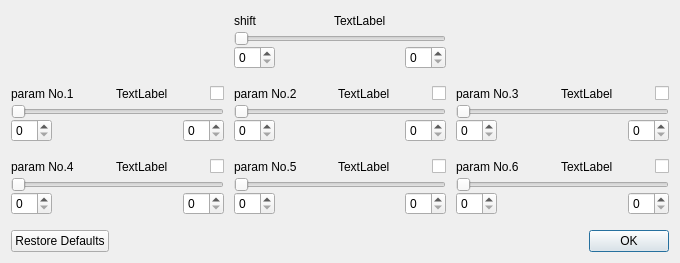
<?xml version="1.0" encoding="UTF-8"?>
<ui version="4.0">
 <class>Dialog6</class>
 <widget class="QDialog" name="Dialog6">
  <property name="geometry">
   <rect>
    <x>0</x>
    <y>0</y>
    <width>680</width>
    <height>263</height>
   </rect>
  </property>
  <property name="maximumSize">
   <size>
    <width>680</width>
    <height>337</height>
   </size>
  </property>
  <property name="windowTitle">
   <string>Manual Fit</string>
  </property>
  <layout class="QGridLayout" name="gridLayout">
   <property name="horizontalSpacing">
    <number>10</number>
   </property>
   <item row="3" column="0" colspan="3">
    <widget class="QDialogButtonBox" name="buttonBox">
     <property name="orientation">
      <enum>Qt::Horizontal</enum>
     </property>
     <property name="standardButtons">
      <set>QDialogButtonBox::Ok|QDialogButtonBox::RestoreDefaults</set>
     </property>
    </widget>
   </item>
   <item row="2" column="1">
    <layout class="QFormLayout" name="formLayout_5">
     <property name="verticalSpacing">
      <number>0</number>
     </property>
     <item row="2" column="0" colspan="2">
      <layout class="QHBoxLayout" name="horizontalLayout_10">
       <property name="spacing">
        <number>0</number>
       </property>
       <item>
        <widget class="QSpinBox" name="spb9"/>
       </item>
       <item>
        <spacer name="horizontalSpacer_19">
         <property name="orientation">
          <enum>Qt::Horizontal</enum>
         </property>
         <property name="sizeHint" stdset="0">
          <size>
           <width>40</width>
           <height>20</height>
          </size>
         </property>
        </spacer>
       </item>
       <item>
        <spacer name="horizontalSpacer_20">
         <property name="orientation">
          <enum>Qt::Horizontal</enum>
         </property>
         <property name="sizeHint" stdset="0">
          <size>
           <width>40</width>
           <height>20</height>
          </size>
         </property>
        </spacer>
       </item>
       <item>
        <widget class="QSpinBox" name="spb10"/>
       </item>
      </layout>
     </item>
     <item row="0" column="0" colspan="2">
      <layout class="QHBoxLayout" name="horizontalLayout_9">
       <property name="spacing">
        <number>16</number>
       </property>
       <item>
        <widget class="QLabel" name="lNm5">
         <property name="text">
          <string>param No.5</string>
         </property>
        </widget>
       </item>
       <item>
        <spacer name="horizontalSpacer_17">
         <property name="orientation">
          <enum>Qt::Horizontal</enum>
         </property>
         <property name="sizeHint" stdset="0">
          <size>
           <width>40</width>
           <height>20</height>
          </size>
         </property>
        </spacer>
       </item>
       <item>
        <widget class="QLabel" name="lDig5">
         <property name="text">
          <string>TextLabel</string>
         </property>
        </widget>
       </item>
       <item>
        <spacer name="horizontalSpacer_18">
         <property name="orientation">
          <enum>Qt::Horizontal</enum>
         </property>
         <property name="sizeHint" stdset="0">
          <size>
           <width>40</width>
           <height>20</height>
          </size>
         </property>
        </spacer>
       </item>
       <item>
        <widget class="QCheckBox" name="chb5">
         <property name="text">
          <string/>
         </property>
        </widget>
       </item>
      </layout>
     </item>
     <item row="1" column="0" colspan="2">
      <widget class="QSlider" name="sld5">
       <property name="orientation">
        <enum>Qt::Horizontal</enum>
       </property>
      </widget>
     </item>
    </layout>
   </item>
   <item row="2" column="2">
    <layout class="QFormLayout" name="formLayout_6">
     <property name="verticalSpacing">
      <number>0</number>
     </property>
     <item row="2" column="0" colspan="2">
      <layout class="QHBoxLayout" name="horizontalLayout_12">
       <property name="spacing">
        <number>0</number>
       </property>
       <item>
        <widget class="QSpinBox" name="spb11"/>
       </item>
       <item>
        <spacer name="horizontalSpacer_23">
         <property name="orientation">
          <enum>Qt::Horizontal</enum>
         </property>
         <property name="sizeHint" stdset="0">
          <size>
           <width>40</width>
           <height>20</height>
          </size>
         </property>
        </spacer>
       </item>
       <item>
        <spacer name="horizontalSpacer_24">
         <property name="orientation">
          <enum>Qt::Horizontal</enum>
         </property>
         <property name="sizeHint" stdset="0">
          <size>
           <width>40</width>
           <height>20</height>
          </size>
         </property>
        </spacer>
       </item>
       <item>
        <widget class="QSpinBox" name="spb12"/>
       </item>
      </layout>
     </item>
     <item row="0" column="0" colspan="2">
      <layout class="QHBoxLayout" name="horizontalLayout_11">
       <property name="spacing">
        <number>16</number>
       </property>
       <item>
        <widget class="QLabel" name="lNm6">
         <property name="text">
          <string>param No.6</string>
         </property>
        </widget>
       </item>
       <item>
        <spacer name="horizontalSpacer_21">
         <property name="orientation">
          <enum>Qt::Horizontal</enum>
         </property>
         <property name="sizeHint" stdset="0">
          <size>
           <width>40</width>
           <height>20</height>
          </size>
         </property>
        </spacer>
       </item>
       <item>
        <widget class="QLabel" name="lDig6">
         <property name="text">
          <string>TextLabel</string>
         </property>
        </widget>
       </item>
       <item>
        <spacer name="horizontalSpacer_22">
         <property name="orientation">
          <enum>Qt::Horizontal</enum>
         </property>
         <property name="sizeHint" stdset="0">
          <size>
           <width>40</width>
           <height>20</height>
          </size>
         </property>
        </spacer>
       </item>
       <item>
        <widget class="QCheckBox" name="chb6">
         <property name="text">
          <string/>
         </property>
        </widget>
       </item>
      </layout>
     </item>
     <item row="1" column="0" colspan="2">
      <widget class="QSlider" name="sld6">
       <property name="orientation">
        <enum>Qt::Horizontal</enum>
       </property>
      </widget>
     </item>
    </layout>
   </item>
   <item row="1" column="1">
    <layout class="QFormLayout" name="formLayout_2">
     <property name="verticalSpacing">
      <number>0</number>
     </property>
     <item row="2" column="0" colspan="2">
      <layout class="QHBoxLayout" name="horizontalLayout_4">
       <property name="spacing">
        <number>0</number>
       </property>
       <item>
        <widget class="QSpinBox" name="spb3"/>
       </item>
       <item>
        <spacer name="horizontalSpacer_7">
         <property name="orientation">
          <enum>Qt::Horizontal</enum>
         </property>
         <property name="sizeHint" stdset="0">
          <size>
           <width>40</width>
           <height>20</height>
          </size>
         </property>
        </spacer>
       </item>
       <item>
        <spacer name="horizontalSpacer_8">
         <property name="orientation">
          <enum>Qt::Horizontal</enum>
         </property>
         <property name="sizeHint" stdset="0">
          <size>
           <width>40</width>
           <height>20</height>
          </size>
         </property>
        </spacer>
       </item>
       <item>
        <widget class="QSpinBox" name="spb4"/>
       </item>
      </layout>
     </item>
     <item row="0" column="0" colspan="2">
      <layout class="QHBoxLayout" name="horizontalLayout_3">
       <property name="spacing">
        <number>16</number>
       </property>
       <item>
        <widget class="QLabel" name="lNm2">
         <property name="text">
          <string>param No.2</string>
         </property>
        </widget>
       </item>
       <item>
        <spacer name="horizontalSpacer_5">
         <property name="orientation">
          <enum>Qt::Horizontal</enum>
         </property>
         <property name="sizeHint" stdset="0">
          <size>
           <width>40</width>
           <height>20</height>
          </size>
         </property>
        </spacer>
       </item>
       <item>
        <widget class="QLabel" name="lDig2">
         <property name="text">
          <string>TextLabel</string>
         </property>
        </widget>
       </item>
       <item>
        <spacer name="horizontalSpacer_6">
         <property name="orientation">
          <enum>Qt::Horizontal</enum>
         </property>
         <property name="sizeHint" stdset="0">
          <size>
           <width>40</width>
           <height>20</height>
          </size>
         </property>
        </spacer>
       </item>
       <item>
        <widget class="QCheckBox" name="chb2">
         <property name="text">
          <string/>
         </property>
        </widget>
       </item>
      </layout>
     </item>
     <item row="1" column="0" colspan="2">
      <widget class="QSlider" name="sld2">
       <property name="orientation">
        <enum>Qt::Horizontal</enum>
       </property>
      </widget>
     </item>
    </layout>
   </item>
   <item row="2" column="0">
    <layout class="QFormLayout" name="formLayout_4">
     <property name="verticalSpacing">
      <number>0</number>
     </property>
     <item row="2" column="0" colspan="2">
      <layout class="QHBoxLayout" name="horizontalLayout_8">
       <property name="spacing">
        <number>0</number>
       </property>
       <item>
        <widget class="QSpinBox" name="spb7"/>
       </item>
       <item>
        <spacer name="horizontalSpacer_15">
         <property name="orientation">
          <enum>Qt::Horizontal</enum>
         </property>
         <property name="sizeHint" stdset="0">
          <size>
           <width>40</width>
           <height>20</height>
          </size>
         </property>
        </spacer>
       </item>
       <item>
        <spacer name="horizontalSpacer_16">
         <property name="orientation">
          <enum>Qt::Horizontal</enum>
         </property>
         <property name="sizeHint" stdset="0">
          <size>
           <width>40</width>
           <height>20</height>
          </size>
         </property>
        </spacer>
       </item>
       <item>
        <widget class="QSpinBox" name="spb8"/>
       </item>
      </layout>
     </item>
     <item row="0" column="0" colspan="2">
      <layout class="QHBoxLayout" name="horizontalLayout_7">
       <property name="spacing">
        <number>16</number>
       </property>
       <item>
        <widget class="QLabel" name="lNm4">
         <property name="text">
          <string>param No.4</string>
         </property>
        </widget>
       </item>
       <item>
        <spacer name="horizontalSpacer_13">
         <property name="orientation">
          <enum>Qt::Horizontal</enum>
         </property>
         <property name="sizeHint" stdset="0">
          <size>
           <width>40</width>
           <height>20</height>
          </size>
         </property>
        </spacer>
       </item>
       <item>
        <widget class="QLabel" name="lDig4">
         <property name="text">
          <string>TextLabel</string>
         </property>
        </widget>
       </item>
       <item>
        <spacer name="horizontalSpacer_14">
         <property name="orientation">
          <enum>Qt::Horizontal</enum>
         </property>
         <property name="sizeHint" stdset="0">
          <size>
           <width>40</width>
           <height>20</height>
          </size>
         </property>
        </spacer>
       </item>
       <item>
        <widget class="QCheckBox" name="chb4">
         <property name="text">
          <string/>
         </property>
        </widget>
       </item>
      </layout>
     </item>
     <item row="1" column="0" colspan="2">
      <widget class="QSlider" name="sld4">
       <property name="orientation">
        <enum>Qt::Horizontal</enum>
       </property>
      </widget>
     </item>
    </layout>
   </item>
   <item row="1" column="0">
    <layout class="QFormLayout" name="formLayout_1">
     <property name="verticalSpacing">
      <number>0</number>
     </property>
     <item row="2" column="0" colspan="2">
      <layout class="QHBoxLayout" name="horizontalLayout_2">
       <property name="spacing">
        <number>0</number>
       </property>
       <item>
        <widget class="QSpinBox" name="spb1"/>
       </item>
       <item>
        <spacer name="horizontalSpacer_3">
         <property name="orientation">
          <enum>Qt::Horizontal</enum>
         </property>
         <property name="sizeHint" stdset="0">
          <size>
           <width>40</width>
           <height>20</height>
          </size>
         </property>
        </spacer>
       </item>
       <item>
        <spacer name="horizontalSpacer_4">
         <property name="orientation">
          <enum>Qt::Horizontal</enum>
         </property>
         <property name="sizeHint" stdset="0">
          <size>
           <width>40</width>
           <height>20</height>
          </size>
         </property>
        </spacer>
       </item>
       <item>
        <widget class="QSpinBox" name="spb2"/>
       </item>
      </layout>
     </item>
     <item row="0" column="0" colspan="2">
      <layout class="QHBoxLayout" name="horizontalLayout_1">
       <property name="spacing">
        <number>16</number>
       </property>
       <item>
        <widget class="QLabel" name="lNm1">
         <property name="text">
          <string>param No.1</string>
         </property>
        </widget>
       </item>
       <item>
        <spacer name="horizontalSpacer_1">
         <property name="orientation">
          <enum>Qt::Horizontal</enum>
         </property>
         <property name="sizeHint" stdset="0">
          <size>
           <width>40</width>
           <height>20</height>
          </size>
         </property>
        </spacer>
       </item>
       <item>
        <widget class="QLabel" name="lDig1">
         <property name="text">
          <string>TextLabel</string>
         </property>
        </widget>
       </item>
       <item>
        <spacer name="horizontalSpacer_2">
         <property name="orientation">
          <enum>Qt::Horizontal</enum>
         </property>
         <property name="sizeHint" stdset="0">
          <size>
           <width>40</width>
           <height>20</height>
          </size>
         </property>
        </spacer>
       </item>
       <item>
        <widget class="QCheckBox" name="chb1">
         <property name="text">
          <string/>
         </property>
        </widget>
       </item>
      </layout>
     </item>
     <item row="1" column="0" colspan="2">
      <widget class="QSlider" name="sld1">
       <property name="orientation">
        <enum>Qt::Horizontal</enum>
       </property>
      </widget>
     </item>
    </layout>
   </item>
   <item row="1" column="2">
    <layout class="QFormLayout" name="formLayout_3">
     <property name="verticalSpacing">
      <number>0</number>
     </property>
     <item row="2" column="0" colspan="2">
      <layout class="QHBoxLayout" name="horizontalLayout_6">
       <property name="spacing">
        <number>0</number>
       </property>
       <item>
        <widget class="QSpinBox" name="spb5"/>
       </item>
       <item>
        <spacer name="horizontalSpacer_11">
         <property name="orientation">
          <enum>Qt::Horizontal</enum>
         </property>
         <property name="sizeHint" stdset="0">
          <size>
           <width>40</width>
           <height>20</height>
          </size>
         </property>
        </spacer>
       </item>
       <item>
        <spacer name="horizontalSpacer_12">
         <property name="orientation">
          <enum>Qt::Horizontal</enum>
         </property>
         <property name="sizeHint" stdset="0">
          <size>
           <width>40</width>
           <height>20</height>
          </size>
         </property>
        </spacer>
       </item>
       <item>
        <widget class="QSpinBox" name="spb6"/>
       </item>
      </layout>
     </item>
     <item row="0" column="0" colspan="2">
      <layout class="QHBoxLayout" name="horizontalLayout_5">
       <property name="spacing">
        <number>16</number>
       </property>
       <item>
        <widget class="QLabel" name="lNm3">
         <property name="text">
          <string>param No.3</string>
         </property>
        </widget>
       </item>
       <item>
        <spacer name="horizontalSpacer_9">
         <property name="orientation">
          <enum>Qt::Horizontal</enum>
         </property>
         <property name="sizeHint" stdset="0">
          <size>
           <width>40</width>
           <height>20</height>
          </size>
         </property>
        </spacer>
       </item>
       <item>
        <widget class="QLabel" name="lDig3">
         <property name="text">
          <string>TextLabel</string>
         </property>
        </widget>
       </item>
       <item>
        <spacer name="horizontalSpacer_10">
         <property name="orientation">
          <enum>Qt::Horizontal</enum>
         </property>
         <property name="sizeHint" stdset="0">
          <size>
           <width>40</width>
           <height>20</height>
          </size>
         </property>
        </spacer>
       </item>
       <item>
        <widget class="QCheckBox" name="chb3">
         <property name="text">
          <string/>
         </property>
        </widget>
       </item>
      </layout>
     </item>
     <item row="1" column="0" colspan="2">
      <widget class="QSlider" name="sld3">
       <property name="orientation">
        <enum>Qt::Horizontal</enum>
       </property>
      </widget>
     </item>
    </layout>
   </item>
   <item row="0" column="1">
    <layout class="QFormLayout" name="formLayout_7">
     <property name="verticalSpacing">
      <number>0</number>
     </property>
     <item row="2" column="0" colspan="2">
      <layout class="QHBoxLayout" name="horizontalLayout_14">
       <property name="spacing">
        <number>0</number>
       </property>
       <item>
        <widget class="QSpinBox" name="spb13"/>
       </item>
       <item>
        <spacer name="horizontalSpacer_27">
         <property name="orientation">
          <enum>Qt::Horizontal</enum>
         </property>
         <property name="sizeHint" stdset="0">
          <size>
           <width>40</width>
           <height>20</height>
          </size>
         </property>
        </spacer>
       </item>
       <item>
        <spacer name="horizontalSpacer_28">
         <property name="orientation">
          <enum>Qt::Horizontal</enum>
         </property>
         <property name="sizeHint" stdset="0">
          <size>
           <width>40</width>
           <height>20</height>
          </size>
         </property>
        </spacer>
       </item>
       <item>
        <widget class="QSpinBox" name="spb14"/>
       </item>
      </layout>
     </item>
     <item row="0" column="0" colspan="2">
      <layout class="QHBoxLayout" name="horizontalLayout_13">
       <property name="spacing">
        <number>16</number>
       </property>
       <item>
        <widget class="QLabel" name="lNm7">
         <property name="text">
          <string>shift</string>
         </property>
        </widget>
       </item>
       <item>
        <spacer name="horizontalSpacer_25">
         <property name="orientation">
          <enum>Qt::Horizontal</enum>
         </property>
         <property name="sizeHint" stdset="0">
          <size>
           <width>40</width>
           <height>20</height>
          </size>
         </property>
        </spacer>
       </item>
       <item>
        <widget class="QLabel" name="lDig7">
         <property name="text">
          <string>TextLabel</string>
         </property>
        </widget>
       </item>
       <item>
        <spacer name="horizontalSpacer_26">
         <property name="orientation">
          <enum>Qt::Horizontal</enum>
         </property>
         <property name="sizeHint" stdset="0">
          <size>
           <width>40</width>
           <height>20</height>
          </size>
         </property>
        </spacer>
       </item>
      </layout>
     </item>
     <item row="1" column="0" colspan="2">
      <widget class="QSlider" name="sld7">
       <property name="orientation">
        <enum>Qt::Horizontal</enum>
       </property>
      </widget>
     </item>
    </layout>
   </item>
  </layout>
 </widget>
 <resources/>
 <connections>
  <connection>
   <sender>buttonBox</sender>
   <signal>rejected()</signal>
   <receiver>Dialog6</receiver>
   <slot>reject()</slot>
   <hints>
    <hint type="sourcelabel">
     <x>295</x>
     <y>251</y>
    </hint>
    <hint type="destinationlabel">
     <x>286</x>
     <y>262</y>
    </hint>
   </hints>
  </connection>
  <connection>
   <sender>sld1</sender>
   <signal>valueChanged(int)</signal>
   <receiver>lDig1</receiver>
   <slot>setNum(int)</slot>
   <hints>
    <hint type="sourcelabel">
     <x>106</x>
     <y>110</y>
    </hint>
    <hint type="destinationlabel">
     <x>112</x>
     <y>96</y>
    </hint>
   </hints>
  </connection>
  <connection>
   <sender>sld7</sender>
   <signal>valueChanged(int)</signal>
   <receiver>lDig7</receiver>
   <slot>setNum(int)</slot>
   <hints>
    <hint type="sourcelabel">
     <x>305</x>
     <y>40</y>
    </hint>
    <hint type="destinationlabel">
     <x>389</x>
     <y>30</y>
    </hint>
   </hints>
  </connection>
  <connection>
   <sender>sld2</sender>
   <signal>valueChanged(int)</signal>
   <receiver>lDig2</receiver>
   <slot>setNum(int)</slot>
   <hints>
    <hint type="sourcelabel">
     <x>327</x>
     <y>112</y>
    </hint>
    <hint type="destinationlabel">
     <x>340</x>
     <y>95</y>
    </hint>
   </hints>
  </connection>
  <connection>
   <sender>sld3</sender>
   <signal>valueChanged(int)</signal>
   <receiver>lDig3</receiver>
   <slot>setNum(int)</slot>
   <hints>
    <hint type="sourcelabel">
     <x>548</x>
     <y>108</y>
    </hint>
    <hint type="destinationlabel">
     <x>564</x>
     <y>96</y>
    </hint>
   </hints>
  </connection>
  <connection>
   <sender>sld4</sender>
   <signal>valueChanged(int)</signal>
   <receiver>lDig4</receiver>
   <slot>setNum(int)</slot>
   <hints>
    <hint type="sourcelabel">
     <x>89</x>
     <y>185</y>
    </hint>
    <hint type="destinationlabel">
     <x>114</x>
     <y>166</y>
    </hint>
   </hints>
  </connection>
  <connection>
   <sender>sld6</sender>
   <signal>valueChanged(int)</signal>
   <receiver>lDig6</receiver>
   <slot>setNum(int)</slot>
   <hints>
    <hint type="sourcelabel">
     <x>539</x>
     <y>185</y>
    </hint>
    <hint type="destinationlabel">
     <x>563</x>
     <y>172</y>
    </hint>
   </hints>
  </connection>
  <connection>
   <sender>sld5</sender>
   <signal>valueChanged(int)</signal>
   <receiver>lDig5</receiver>
   <slot>setNum(int)</slot>
   <hints>
    <hint type="sourcelabel">
     <x>315</x>
     <y>191</y>
    </hint>
    <hint type="destinationlabel">
     <x>336</x>
     <y>167</y>
    </hint>
   </hints>
  </connection>
 </connections>
 <slots>
  <slot>dAccepted()</slot>
 </slots>
</ui>
